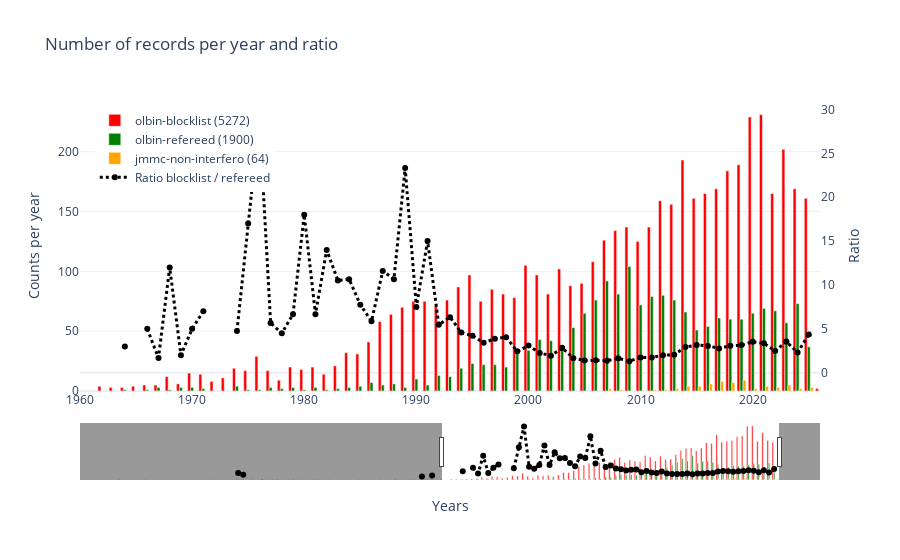

Notebook code cell kept with this figure:
### Markdown cell above
## Do plots

### Code cell
import plotly.graph_objects as go

from_year=1960
fig = go.Figure()

for name,d in lists.items():
    df=d["by_year"]
    fig.add_trace(go.Bar(x=df['year'],y=df['count'], name=f"{d['metadata']['name']} ({d['metadata']['num_documents']})", marker_color=d["color"]))

df = pd.merge(lists["refereed"]["by_year"], lists["blocklist"]["by_year"],on='year', how='outer').fillna(0).sort_values('year')
df['ratio'] = df['count_y'] / df['count_x'].replace(0, pd.NA)
fig.add_trace(go.Scatter(x=df['year'], y=df['ratio'],name='Ratio blocklist / refereed',mode='lines+markers',line=dict(color='black', width=3, dash='dot'),yaxis='y2'))

fig.update_layout(
    title='Number of records per year and ratio',
    xaxis=dict(range=[from_year,df['year'].max()], title='Years',rangeslider=dict(visible=True),type='linear'),
    yaxis=dict(title='Counts per year', side='left'),
    yaxis2=dict(title='Ratio',overlaying='y',side='right',showgrid=False),
    barmode='group',
    template='plotly_white',
    legend=dict(x=0.02, y=0.98)
)
fig.show()

#fig.write_html("rejection_plot.html", include_plotlyjs='cdn', full_html=True)

### Figure 1 — Plotly figure (JSON) as saved in the notebook; plotly's stock layout.template omitted (floating-point values rounded to 4 significant figures)
{"data": [{"marker": {"color": "red"}, "name": "olbin-blocklist (5272)", "type": "bar", "x": [2021, 2020, 2023, 2014, 2019, 2018, 2017, 2024, 2016, 2022, 2015, 2025, 2012, 2013, 2009, 2011, 2008, 2007, 2010, 2006, 2000, 2003, 1995, 2001, 2005, 2004, 1994, 1997, 1998, 2002, 1999, 1993, 1990, 1991, 1996, 1992, 1989, 1988, 1987, 1986, 1984, 1985, 1976, 1983, 1979, 1981, 1974, 1980, 1975, 1977, 1970, 1971, 1982, 1968, 1973, 1978, 1972, 1969, 1966, 1967, 1925, 1962, 1965, 1963, 1964, 1897, 1920, 1927, 1928, 1951, 1960, 2026, 1902, 1915, 1916, 1921, 1923, 1926, 1930, 1931, 1932, 1935, 1936, 1938, 1941, 1944, 1948, 1954, 1955, 1957, 1958], "y": [231, 229, 202, 193, 189, 184, 169, 169, 165, 165, 161, 161, 159, 156, 137, 137, 134, 126, 125, 108, 105, 102, 97, 97, 90, 88, 87, 85, 81, 81, 78, 76, 75, 75, 75, 71, 70, 64, 58, 41, 32, 31, 29, 21, 20, 20, 19, 18, 17, 17, 15, 14, 14, 12, 11, 9, 8, 6, 5, 5, 4, 4, 4, 3, 3, 2, 2, 2, 2, 2, 2, 2, 1, 1, 1, 1, 1, 1, 1, 1, 1, 1, 1, 1, 1, 1, 1, 1, 1, 1, 1]}, {"marker": {"color": "green"}, "name": "olbin-refereed (1900)", "type": "bar", "x": [2009, 2007, 2008, 2012, 2011, 2006, 2013, 2024, 2010, 2021, 2022, 2014, 2005, 2020, 2017, 2018, 2019, 2023, 2016, 2004, 2015, 2001, 2002, 2025, 2003, 2000, 1999, 1995, 1996, 1997, 1998, 1994, 1992, 1993, 1990, 1986, 1988, 1987, 1991, 1974, 1985, 1967, 1969, 1970, 1977, 1979, 1981, 1984, 1989, 1956, 1958, 1971, 1978, 1983, 1920, 1921, 1964, 1966, 1968, 1975, 1976, 1980, 1982], "y": [104, 92, 81, 80, 79, 76, 76, 73, 72, 69, 67, 66, 65, 65, 61, 60, 60, 57, 54, 53, 51, 43, 42, 37, 36, 34, 32, 23, 22, 22, 20, 19, 13, 12, 10, 7, 6, 5, 5, 4, 4, 3, 3, 3, 3, 3, 3, 3, 3, 2, 2, 2, 2, 2, 1, 1, 1, 1, 1, 1, 1, 1, 1]}, {"marker": {"color": "orange"}, "name": "jmmc-non-interfero (64)", "type": "bar", "x": [2019, 2017, 2018, 2016, 2023, 2014, 2015, 2021, 2022, 2025, 2007, 2013, 2020, 2024, 2008, 2011, 2012], "y": [9, 8, 7, 6, 5, 4, 4, 4, 3, 3, 2, 2, 2, 2, 1, 1, 1]}, {"line": {"color": "black", "dash": "dot", "width": 3}, "mode": "lines+markers", "name": "Ratio blocklist / refereed", "type": "scatter", "x": [1897, 1902, 1915, 1916, 1920, 1921, 1923, 1925, 1926, 1927, 1928, 1930, 1931, 1932, 1935, 1936, 1938, 1941, 1944, 1948, 1951, 1954, 1955, 1956, 1957, 1958, 1960, 1962, 1963, 1964, 1965, 1966, 1967, 1968, 1969, 1970, 1971, 1972, 1973, 1974, 1975, 1976, 1977, 1978, 1979, 1980, 1981, 1982, 1983, 1984, 1985, 1986, 1987, 1988, 1989, 1990, 1991, 1992, 1993, 1994, 1995, 1996, 1997, 1998, 1999, 2000, 2001, 2002, 2003, 2004, 2005, 2006, 2007, 2008, 2009, 2010, 2011, 2012, 2013, 2014, 2015, 2016, 2017, 2018, 2019, 2020, 2021, 2022, 2023, 2024, 2025, 2026], "y": [null, null, null, null, 2, 1, null, null, null, null, null, null, null, null, null, null, null, null, null, null, null, null, null, 0, null, 0.5, null, null, null, 3, null, 5, 1.667, 12, 2, 5, 7, null, null, 4.75, 17, 29, 5.667, 4.5, 6.667, 18, 6.667, 14, 10.5, 10.67, 7.75, 5.857, 11.6, 10.67, 23.33, 7.5, 15, 5.462, 6.333, 4.579, 4.217, 3.409, 3.864, 4.05, 2.438, 3.088, 2.256, 1.929, 2.833, 1.66, 1.385, 1.421, 1.37, 1.654, 1.317, 1.736, 1.734, 1.988, 2.053, 2.924, 3.157, 3.056, 2.77, 3.067, 3.15, 3.523, 3.348, 2.463, 3.544, 2.315, 4.351, null], "yaxis": "y2"}], "layout": {"barmode": "group", "legend": {"x": 0.02, "y": 0.98}, "title": {"text": "Number of records per year and ratio"}, "xaxis": {"range": [1960, 2026], "rangeslider": {"visible": true}, "title": {"text": "Years"}, "type": "linear"}, "yaxis": {"side": "left", "title": {"text": "Counts per year"}}, "yaxis2": {"overlaying": "y", "showgrid": false, "side": "right", "title": {"text": "Ratio"}}}}
